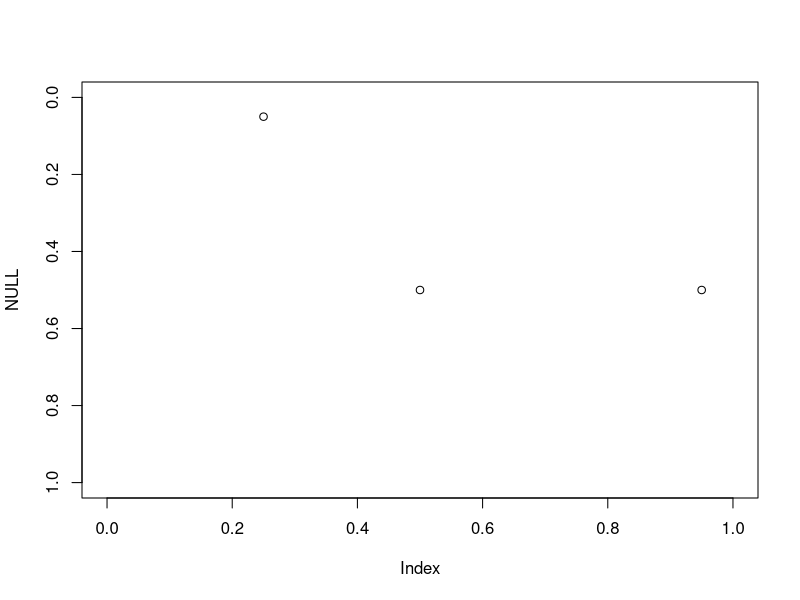

Source code (R):
dat <- data.frame(x=c(.25, .95, .5),
                  y=c(.05,.5, .5),
                  h=c(.2,.2, .2),
                  w=c(.2,.2, .2))

plot(x=NULL, xlim=c(0,1), ylim = c(1,0))
points(x=dat$x,y=dat$y)

dat$xtop <- dat$x + dat$w/2
dat$xbot <- dat$x - dat$w/2
dat$ytop <- dat$y + dat$h/2
dat$ybot <- dat$y - dat$h/2

for(i in 1:nrow(dat)){
  
  ifelse(test = dat$xtop[i] > 1, 
         dat$w[i] <- dat$w[i]-(dat$xtop[i]-1)*2, 
         dat$w[i] <- dat$w[i])
  
  ifelse(test = dat$xbot[i] < 0,  
         dat$w[i] <- dat$w[i]-2*dat$x[i], 
         dat$w[i] <- dat$w[i])
  
  ifelse(test = dat$ytop[i] > 1, 
         dat$h[i] <- dat$h[i]-(dat$ytop[i]-1)*2,  
         dat$h[i] <- dat$h[i])
  
  ifelse(test = dat$ybot[i] < 0, 
         dat$h[i] <- dat$h[i]-2*dat$y[i],
         dat$h[i] <- dat$h[i])
}

dat$xtop <- dat$x + dat$w/2
dat$xbot <- dat$x - dat$w/2
dat$ytop <- dat$y + dat$h/2
dat$ybot <- dat$y - dat$h/2
